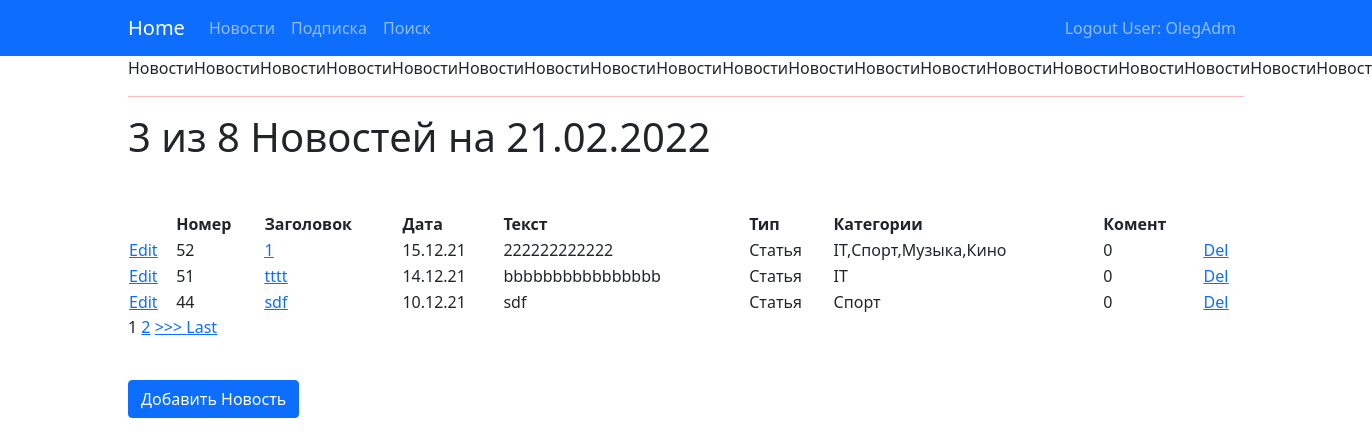
/news/ (signed in), run on the app's committed database.
### news/models.py (models this page shows, shortened)
class Post(models.Model):
    article = 'a'
    news = 'n'
    POST_TYPE = [
        (article, "Статья"),
        (news, "Новость")
    ]
    author = models.ForeignKey(Author, on_delete=models.CASCADE)
    post_type = models.CharField(max_length=1, choices=POST_TYPE, default=article)
    created = models.DateTimeField(auto_now_add=True)
    cats = models.ManyToManyField(Category, through='PostCategory')
    title = models.CharField(max_length=256)
    text = models.TextField()
    rating = models.IntegerField(default=0)
    @property
    def post_type_str(self):
        for i in self.POST_TYPE:
            if self.post_type == i[0]:
                post_type = i[1]
        return post_type
    @property
    def cats_str(self):
        return ','.join(cc.name for cc in self.cats.all())

class Russian_mat(models.Model):
    word = models.CharField(max_length=64, unique=True, null=False)

class Category(models.Model):
    name = models.CharField(max_length=64, unique=True)
    users = models.ManyToManyField(User, through='Subscribe')

### news/views.py (the view)
# urls.py: path('', PostList.as_view()),
class PostList(LoginRequiredMixin, ListView):
    model = Post
    template_name = 'post/posts.html'
    context_object_name = 'posts'
    queryset = Post.objects.order_by('-id')
    paginate_by = 3
    def get_context_data(self, **kwargs):
        context = super().get_context_data(**kwargs)
        context['post_count'] = Post.objects.all().count()
        context['time_now'] = datetime.utcnow()
        return context

### news/templatetags/custom_filters.py (called while the page is built)
@register.filter(name='multiply')  # регистрируем наш фильтр под именем multiply, чтоб django понимал, что это именно фильтр, а не простая функция
def multiply(value, arg):
    if isinstance(value, str) and isinstance(arg, int):
        return str(value) * arg  # возвращаемое функцией значение — это то значение, которое подставится к нам в шаблон
    else:
        raise ValueError(f'Нельзя умножить {type(value)} на {type(arg)}')

@register.filter(name='censor')
def censor(value):
    res = value
    if isinstance(value, str):
        xx = list()
        for ww in Russian_mat.objects.all():
            xx.append(ww.word)
        for ss in value.split():
             if ss.lower() in xx:
                 res = value.replace(ss, 'x' * len(ss) )
        return res
    else:
        raise ValueError(f'Нельзя фильтровать {type(value)}')

@register.filter(name='comment_count')
def comment_count(value):
    id = int(value)
    res = Comment.objects.filter(post_id=id).count()
    return res

### templates/post/posts.html (shortened to what this page needs)
{% extends 'flatpages/default.html' %}
{% load custom_filters %}
{% block menu %}
    {% include 'post/menu_post.html' %}
{% endblock menu %}
{% block title %}
{{ 'Новости'|multiply:20 }}
{% endblock title %}
{% block content %}
<h1>{{ posts|length }} из {{ post_count }} Новостей на {{ time_now|date:'d.m.Y' }}</h1>
<h3><br></h3>
{%if posts%}
    <table style="width: 100%">
        <tr>
            <th></th>
            <th> Номер</th>
            <th> Заголовок</th>
            <th> Дата</th>
            <th> Текст</th>
            <th> Тип</th>
            <th> Категории</th>
            <th> Комент</th>
            <th></th>
        </tr>
        {% for post in posts %}
        <tr>
            <td><a href="{{post.id}}/edit"><u> Edit </u></a></td>
            <td>{{ post.id }}</td>
            <td><a href="{{post.id}}"><u> {{ post.title|truncatechars:20|censor }} </u></a></td>
            <td>{{ post.created|date:'d.m.y' }}</td>
            <td>{{ post.text|truncatechars:20|censor }}</td>
            <td>{{ post.post_type_str }}</td>
            <td>{{ post.cats_str|truncatechars:25 }}</td>
            <td>{{ post.id|comment_count }}</td>
            <td><a href="{{post.id}}/delete"><u> Del </u></a></td>
        </tr>
        {% endfor%}
    </table>
        {% if is_paginated %}
            {% for num in page_obj.paginator.page_range %}
                {% if page_obj.number == num %}
                    <a>{{ num }}</a>
                {% elif num > page_obj.number|add:'-2' and num < page_obj.number|add:'2' %}
                    <a href="?page={{ num }}">{{ num }}</a>
                {% endif %}
            {% endfor %}
            {% if page_obj.has_next %}
                <a href="?page={{ page_obj.next_page_number }}"> >>> </a>
                <a href="?page={{ page_obj.paginator.num_pages }}">Last</a>
            {% endif %}
        {% endif %}
    {%else%}
    <h2>Новостей нет</h2>
    {%endif%}
<h3><br></h3>
<button onclick="document.location='add/'" class="btn btn-primary">Добавить Новость</button>
    {% endblock content %}

### templates/flatpages/default.html (shortened to what this page needs)
<!DOCTYPE html>
<html lang="en">
<head>
    {% load static %}
    <link href="https://cdn.jsdelivr.net/npm/bootstrap@5.1.3/dist/css/bootstrap.min.css" rel="stylesheet"
>
</head>
<body>
<nav
        {% if request.user.is_staff %}
            class="navbar navbar-expand-lg navbar-dark bg-dark static-top"
        {% else %}
            class="navbar navbar-expand-lg navbar-dark bg-primary static-top"
        {% endif %}
>
    <div class="container">
        <a class="navbar-brand" href="/">Home</a>
        {% block menu %}{% endblock menu %}
        <div class="razR">
            <div class="collapse navbar-collapse" id="navbarResponsive">
                <ul class="navbar-nav ml-auto">
                    <li style="text-align:right;" class="nav-item">
                        {% if request.user.is_staff %}
                        <a class="nav-link" href="/accounts/logout/"> Logout Admin: {{ request.user }}</a>
                        {% else %}
                        <a class="nav-link" href="/accounts/logout/"> Logout User: {{ request.user }}</a>
                        {% endif %}
                    </li>
                </ul>
            </div>
        </div>
    </div>
</nav>
<div class="container">
    <div class="row">
        <div class="col-lg-12">
            {% block title %}{% endblock title %}
            <hr>
            {% block content %}{% endblock content %}
        </div>
    </div>
</div>
</body>
</html>

### templates/flatpages/default.html (style rules this page uses)
.razR { text-align: right; }
hr { background-color: red }

### data on the page
Post: id "52", title|censor "1", created "15.12.21", text|censor "222222222222", post_type_str "Статья", cats_str "IT,Спорт,Музыка,Кино", id|comment_count "0"
Post: id "51", title|censor "tttt", created "14.12.21", text|censor "bbbbbbbbbbbbbbbb", post_type_str "Статья", cats_str "IT", id|comment_count "0"
Post: id "44", title|censor "sdf", created "10.12.21", text|censor "sdf", post_type_str "Статья", cats_str "Спорт", id|comment_count "0"

### other printed values
{{ request.user }} "OlegAdm"
{{ posts|length }} "3"
{{ post_count }} "8"
{{ time_now|date:'d.m.Y' }} "21.02.2022"
{{ num }} "1"
{{ num }} "2"
